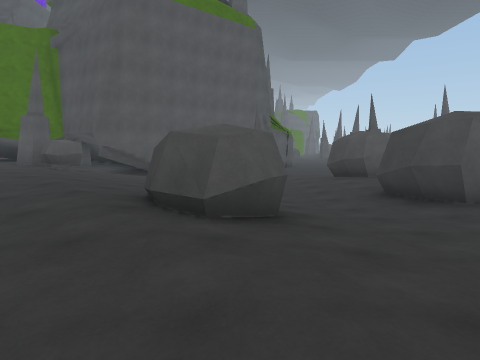
view 1 (above)

17 first-person views from a walk through a Unity game level. The camera is 1.4 m above the floor, tilts 6° down and sees 75° across. The floor is counted in squares, 2 m on a side. Each view is taken from the middle of a square. On the plan, view 1 faces up. The plan holds only what a view shows up to about 10 squares ahead; the rest is blank. The place goes on beyond the plan. The player character is not drawn.

view 2
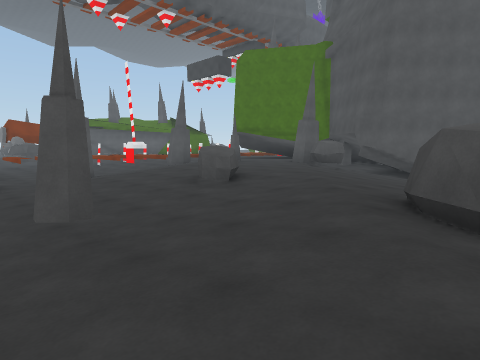

view 3
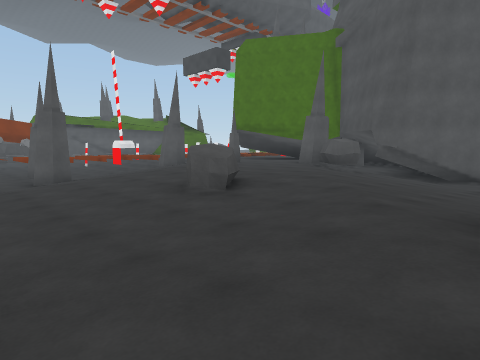

view 4
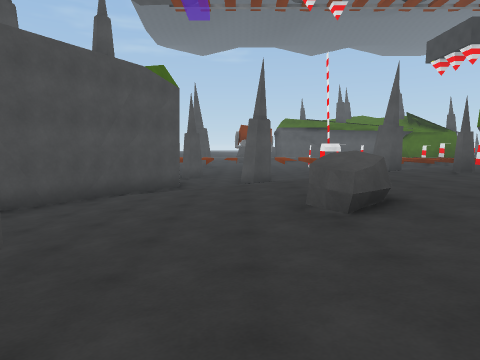

view 5
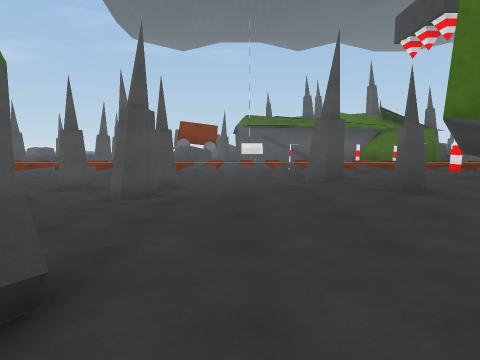

view 6
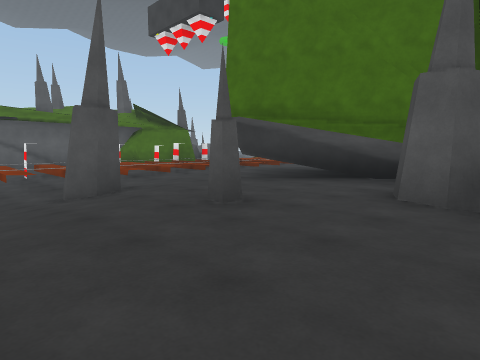

view 7
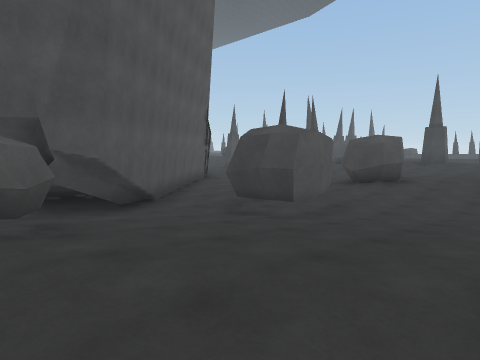

view 8
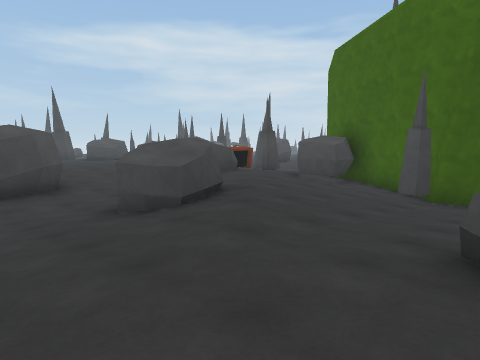

view 9
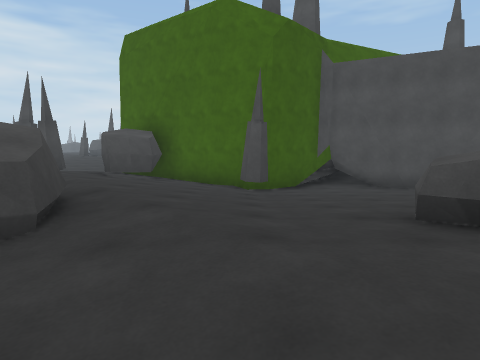

view 10
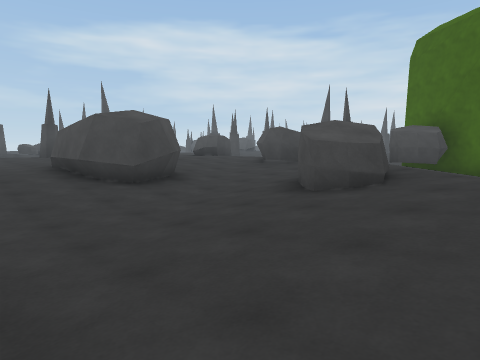

view 11
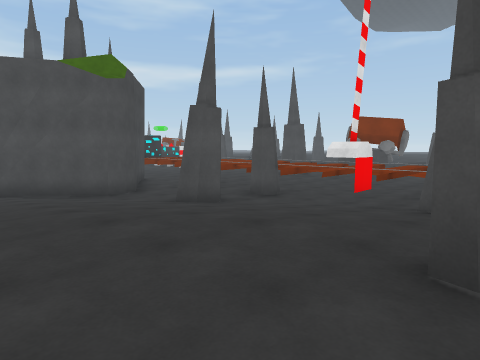

view 12
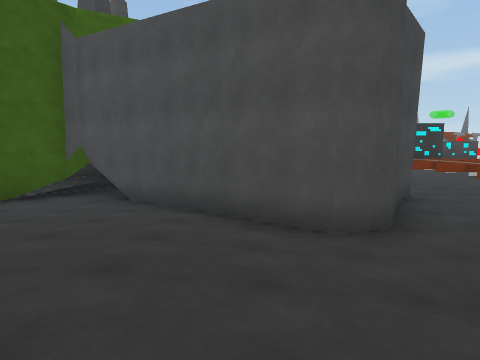

view 13
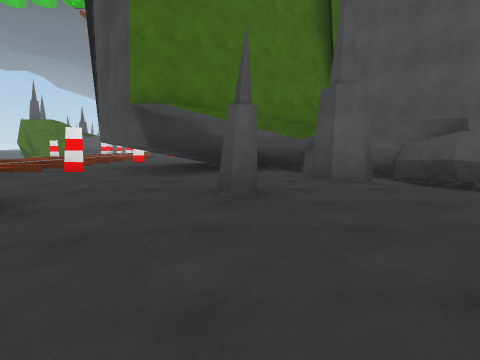

view 14
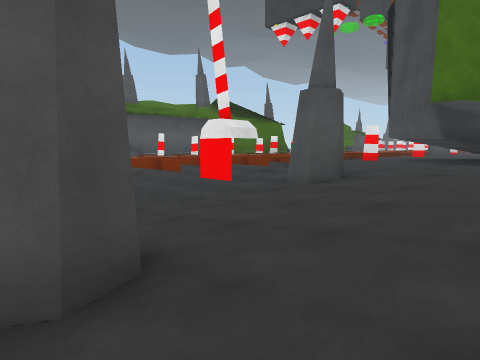

view 15
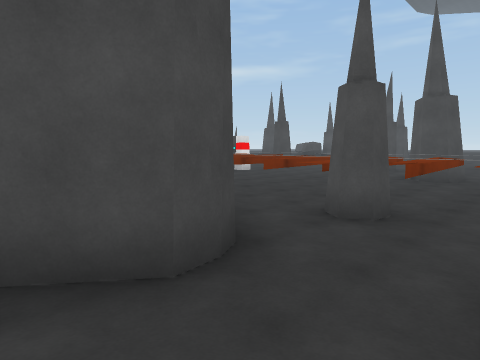

view 16
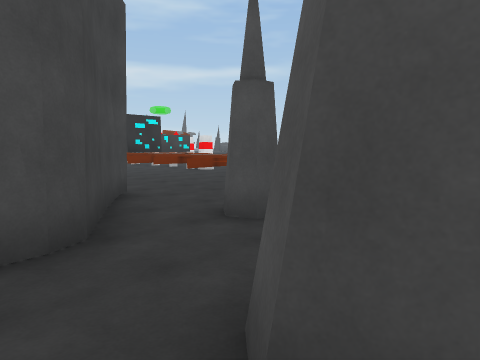

view 17
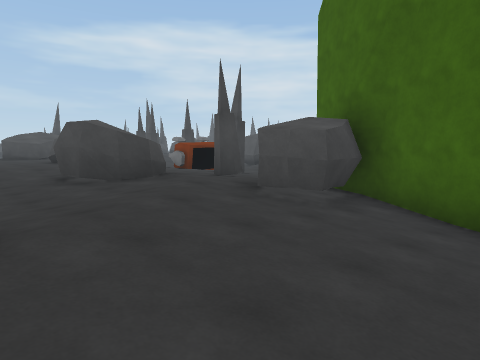

### Floor plan
Key: @ floor where view 1 was taken; # wall or solid block; x gap in a wall; . main floor; : floor 0.25 m higher than the main floor; - floor 0.25 m lower than the main floor; + floor 0.5 m higher than the main floor; _ floor 0.5 m lower than the main floor; < floor 0.75 m lower than the main floor; ( floor 1 m lower than the main floor; / step, stairs or slope; = window, fence, low wall or low ledge; ^ raised ledge; v drop or lower ground.
Columns run from 15 left of view 1 to 8 right of it. Each row starts with its distance up from view 1.
 15               ##
 14  /.##  #  ## ##(
 13  /.###########((
 12  /#.#####=###(((
 11 //..#...####(((   (#
 10 //-......##_<###((##
  9 v/_-..#...-_<<#(((<__
  8 v+_#-......-_<((((<____
  7 v/<_--......-_<(((<##--
  6 v/#<_-......--_<((##
  5 v+((<_-...^..-^_<(##
  4 :/#(#<_---^--.^#<<<_-
  3 v/(((<______--.#____-
  2 v+((((<______-..-___-..
  1 v+#(##(<<<<<#_-.--##-...
  0 v/((###((((((<_@..#   ..
 -1 v+(## ###((##<<#---
 -2 :/(#    ######<#x--
 -3 v/(          ###
 -4 v#
 -5 v

Where each view was taken, in squares from view 1:
view 1: 0 up, 0 right, facing up
view 2: 0 up, 0 right, facing up-left
view 3: 1 up, 1 left, facing up-left
view 4: 3 up, 1 left, facing left
view 5: 6 up, 4 left, facing left
view 6: 6 up, 6 left, facing up-left
view 7: 6 up, 6 left, facing up-right
view 8: 7 up, 5 left, facing down-right
view 9: 7 up, 3 left, facing down
view 10: 9 up, 3 left, facing down-right
view 11: 9 up, 7 left, facing down-left
view 12: 5 up, 9 left, facing down
view 13: 5 up, 9 left, facing up
view 14: 3 up, 9 left, facing up-left
view 15: 3 up, 9 left, facing down-left
view 16: 4 up, 10 left, facing down-left
view 17: 3 up, 3 left, facing down-right
